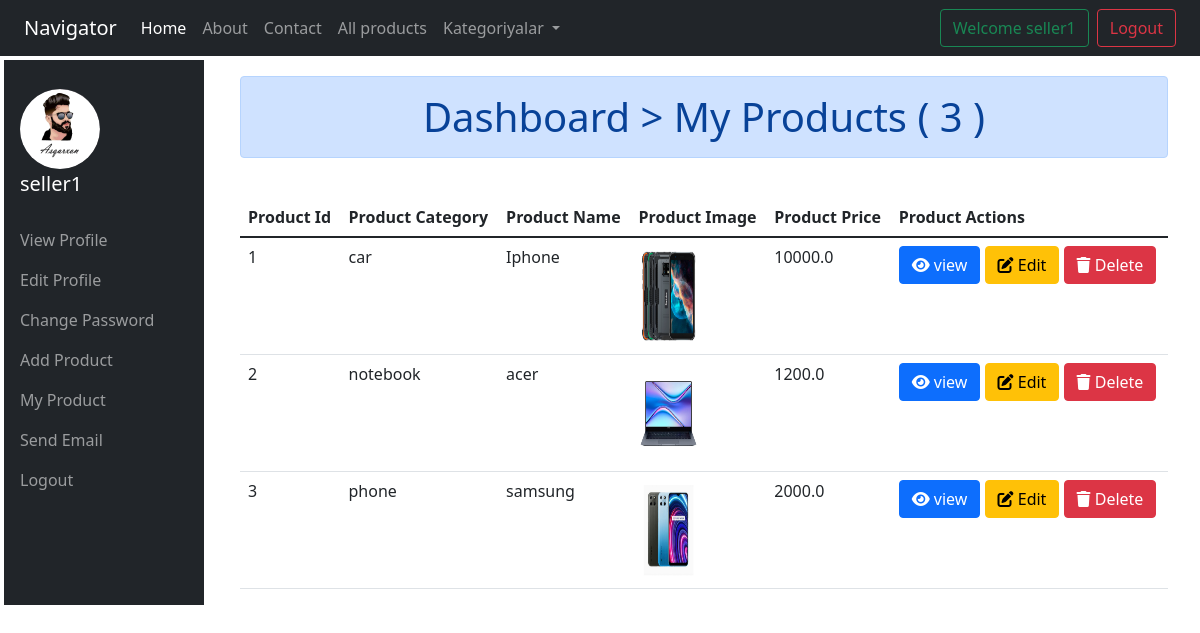
The app's page /my_products/ (signed in) with its own data.
### blog/models.py (models this page shows, shortened)
class RegisterTable(models.Model):
    user=models.OneToOneField(User,on_delete=models.CASCADE)
    phone=models.IntegerField(default='998991112233')
    age=models.CharField(max_length=100,blank=True)
    profile_img=models.ImageField(upload_to='profiles/%Y/%m/%d',blank=True)
    city=models.CharField(max_length=100,blank=True)
    occupation=models.CharField(max_length=100,blank=True)
    gender=models.CharField(max_length=50,default='Male')
    about=models.TextField(blank=True)
    created_at=models.DateTimeField(auto_now_add=True,null=True)
    updated_at=models.DateTimeField(auto_now=True,null=True)
    class Meta:
        verbose_name_plural='Talabalar'

class Add_Product(models.Model):
    seller=models.ForeignKey(User,on_delete=models.CASCADE)
    product_category=models.ForeignKey(Category,on_delete=models.CASCADE)
    product_name=models.CharField(max_length=100)
    product_price=models.FloatField()
    sale_price=models.FloatField()
    product_img=models.ImageField(upload_to='products/%Y/%m/%d')
    details=models.TextField()
    created_at=models.DateTimeField(auto_now_add=True,null=True)
    updated_at=models.DateTimeField(auto_now=True)
    def __str__(self):
        return self.product_name

class Category(models.Model):
    cat_name=models.CharField(max_length=100)
    cat_img=models.FileField(upload_to='categories/%Y/%m/%d')
    description=models.TextField(blank=True)
    added_date=models.DateTimeField(auto_now_add=True)
    def __str__(self):
        return self.cat_name
    class Meta:
        verbose_name_plural='Katalog'

### blog/views.py (the view)
# urls.py: path('my_products/', views.my_products, name='my_products'),
def my_products(request):
    context = {}
    ch = RegisterTable.objects.filter(user__id=request.user.id)
    if len(ch) > 0:
        data = RegisterTable.objects.get(user__id=request.user.id)
        context['data'] = data
    ch = RegisterTable.objects.filter(user__id=request.user.id)
    if len(ch) > 0:
        data = RegisterTable.objects.get(user__id=request.user.id)
        context['data'] = data
    all = Add_Product.objects.filter(seller__id=request.user.id)
    context['products'] = all
    print(f"products {context.get('products')}")
    return render(request, 'myProduct.html', context)

### templates/myProduct.html (shortened to what this page needs)
{% extends 'dashboard_basic.html'%}
{% block dashboard %}
<div class="container">
    <div class="row">
        <div class="col-md-12 my-2 py-2 text-center">
            <h1 class="alert alert-primary">Dashboard &gt; My Products ( {{products | length}} )</h1>
        </div>
        <div class="col-md-12 mt-2">
            <table class="table">
                <thead>
                <tr>
                    <th>Product Id</th>
                    <th>Product Category</th>
                    <th>Product Name</th>
                    <th>Product Image</th>
                    <th>Product Price</th>
                    <th>Product Actions</th>
                </tr>
                </thead>
                <tbody>
                {% for product in products %}
                <tr>
                    <td>{{product.id}}</td>
                    <td>{{product.product_category}}</td>
                    <td>{{product.product_name}}</td>
                    <td>
                        <img src="/media/{{product.product_img}}" alt=""
                             width="50%" height="100px">
                    </td>
                    <td>{{product.product_price}}</td>
                    <td>
                        <a href="" class="btn btn-primary w-10" data-bs-toggle="modal"
                           data-bs-target="#m{{product.id}}">
                            <i class="fas fa-eye"></i> view</a>
                        <a href="{% url 'update_product' %}?pid={{product.id}}" class="btn btn-warning">
                            <i class="fas fa-edit"></i> Edit</a>
                        <a href="{% url 'delete_product' %}?pid={{product.id}}" class="btn btn-danger">
                            <i class="fas fa-trash"></i> Delete</a>
                    </td>
                </tr>
                {% endfor %}
                </tbody>
            </table>
        </div>
    </div>
</div>
{% endblock %}

### templates/dashboard_basic.html
{% extends 'basic.html' %}
{% load static %}
{% block mycontent %}
{% if user.is_superuser %}
<div class="container">
    <div class="row">
        <div class="col-md-12 mt-3">
            <div class="alert alert-danger">
                <h1>Sorry Mr/Miss {{user.first_name}}
                    {{user.last_name}}.
                    You don't allowed</h1>
            </div>
        </div>
    </div>
</div>
{% else %}
<div class="container-fluid mt-1 ms-1">
    <div class="row">
        <div class="col-md-2 bg-dark p-3">
            <nav class="navbar navbar-dark">
                <a href="" class="navbar-brand">
                    <div class="text-center">
                        {% if data.profile_img%}
                        <img src="/media/{{ data.profile_img }}"
                             style="width:80px;height:80px;border-radius:50%" alt="">
                        {% else %}
                        <img src="{% static 'img/default.jpg'%}"
                             style="width:80px;height:80px;border-radius:50%" alt="">
                        {% endif %}
                    </div>
                    <p>{{user.username}}</p>
                </a>
                <ul class="navbar-nav">
                    <li class="nav-item">
                        <a href="{% url 'custom_dashboard'%}" class="nav-link">View Profile</a>
                    </li>
                    <li class="nav-item">
                        <a href="{% url 'edit_profile'%}" class="nav-link">Edit Profile</a>
                    </li>
                    <li class="nav-item">
                        <a href="{% url 'change_password'%}" class="nav-link">Change Password</a>
                    </li>
                    {% if user.is_staff %}
                    <li class="nav-item">
                        <a href="{% url 'add_product'%}" class="nav-link">Add Product</a>
                    </li>
                    <li class="nav-item">
                        <a href="{% url 'my_products' %}" class="nav-link">My Product</a>
                    </li>
                    <li class="nav-item">
                        <a href="{% url 'sendEmail' %}" class="nav-link">Send Email</a>
                    </li>
                    {% endif %}
                    <li class="nav-item">
                        <a href="{% url 'user_logout'%}" class="nav-link">Logout</a>
                    </li>
                </ul>
            </nav>
        </div>
        <div class="col-md-10">
            {% block dashboard %}
            {% endblock %}
        </div>
    </div>
</div>
{% endif%}
{% endblock %}

### templates/basic.html (shortened to what this page needs)
<html lang="en">
{% load static %}
<head>
    <link href="https://cdn.jsdelivr.net/npm/bootstrap@5.1.3/dist/css/bootstrap.min.css" rel="stylesheet"
>
    <link rel="stylesheet" href="https://cdnjs.cloudflare.com/ajax/libs/font-awesome/6.0.0-beta3/css/all.min.css"
/>
</head>
<body>
<div class="container-fluid">
    <div class="row">
        <div class="px-0 col-md-12">
            <nav class="navbar navbar-expand-lg navbar-dark bg-dark">
                <div class="container-fluid">
                    <a class="navbar-brand" href="{% url 'index'%}">Navigator</a>
                    <div class="collapse navbar-collapse" id="navbarSupportedContent">
                        <ul class="navbar-nav me-auto mb-2 mb-lg-0">
                            <li class="nav-item">
                                <a class="nav-link active" aria-current="page" href="{% url 'index' %}">Home</a>
                            </li>
                            <li class="nav-item">
                                <a class="nav-link" href="{% url 'about'%}">About</a>
                            </li>
                            <li class="nav-item">
                                <a class="nav-link" href="{% url 'contact'%}">Contact</a>
                            </li>
                            <li class="nav-item">
                                <a class="nav-link" href="{% url 'allProducts' %}">All products</a>
                            </li>
                            <li class="nav-item dropdown">
                                <a class="nav-link dropdown-toggle" href="#" id="navbarDropdown" role="button"
                                   data-bs-toggle="dropdown" aria-expanded="false">
                                    Kategoriyalar
                                </a>
                            </li>
                        </ul>
                        <ul class="navbar-nav ms-auto">
                            {% if user.is_authenticated %}
                            <li class="nav-item">
                                <a class="btn btn-outline-success me-2" href="{% url 'custom_dashboard' %}">Welcome
                                    {{user.username}}</a>
                            </li>
                            <li class="nav-item">
                                <a class="btn btn-outline-danger" href="{% url 'user_logout' %}">Logout</a>
                            </li>
                            {% endif %}
                        </ul>
                    </div>
                </div>
            </nav>
        </div>
    </div>
</div>
{% block mycontent %}
{% endblock %}
</body>
</html>

### records on screen
RegisterTable: profile_img (picture)
Add_Product: id "1", product_category "car", product_name "Iphone", product_img (picture), product_price "10000.0"
Add_Product: id "2", product_category "notebook", product_name "acer", product_img (picture), product_price "1200.0"
Add_Product: id "3", product_category "phone", product_name "samsung", product_img (picture), product_price "2000.0"

### other values on screen
{{ user.username }} "seller1"
{{ products | length }} "3"
